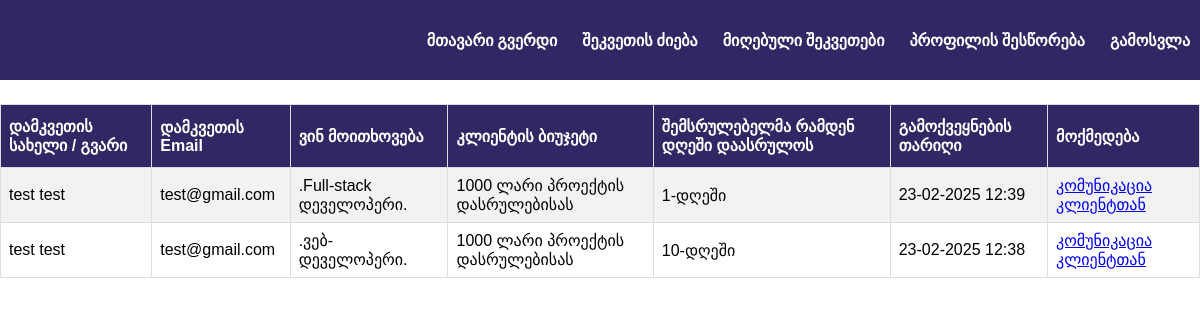
Screenshot of /public/performer_recivced_job.php (signed in) with the database file from the repository.
### tables this page shows
CREATE TABLE `chat_config` (
  `id` int(11) NOT NULL,
  `client_first_name` varchar(100) NOT NULL,
  `client_last_name` varchar(100) NOT NULL,
  `client_id` int(11) NOT NULL,
  `performer_id` int(11) NOT NULL,
  `professions` varchar(100) NOT NULL,
  `days` varchar(100) NOT NULL,
  `client_job_descriptions` mediumtext NOT NULL,
  `publish_time` varchar(100) NOT NULL,
  `client_email` varchar(100) NOT NULL,
  `client_budget` varchar(100) NOT NULL,
  `client_budget_type` varchar(100) NOT NULL,
  `image` varchar(1000) NOT NULL,
  `performer_first_name` varchar(100) NOT NULL,
  `performer_last_name` varchar(100) NOT NULL,
  `performer_email` varchar(100) NOT NULL
);

### public/performer_recivced_job.php (the view, shortened to what this page needs)
<!DOCTYPE html>
<html lang="ka">
<head>
    <link rel="stylesheet" href="../assets/css/performer_recivced_job.css">
    <link rel="stylesheet" href="../assets/css/header.css">
</head>
<body>
<?php
include_once("../includes/db_conn.php");
$id = $_SESSION['user_id'];
?>
<header>
    <nav>
        <ul>
            <li><a href="performer_login.php">მთავარი გვერდი</a></li>
            <li><a href="performer_searchtask.php">შეკვეთის ძიება</a></li>
            <li><a href="performer_recivced_job.php">მიღებული შეკვეთები</a></li>
            <li><a href="performer_profil.php">პროფილის შესწორება</a></li>
            <li><a href="performer_login.php?logout=1">გამოსვლა</a></li>
        </ul>
    </nav>
</header>
<table id="client_task">
  <tr>
    <th>დამკვეთის სახელი / გვარი</th>
    <th>დამკვეთის Email</th>
    <th>ვინ მოითხოვება</th>
    <th>კლიენტის ბიუჯეტი</th>
    <th>შემსრულებელმა რამდენ დღეში დაასრულოს</th>
    <th>გამოქვეყნების თარიღი</th>
    <th>მოქმედება</th>
  </tr>
    <?php
    $select = "SELECT * FROM `chat_config` WHERE performer_id='$id'";
    $result = mysqli_query($conn, $select);
    if (mysqli_num_rows($result) > 0) {
        while ($row = mysqli_fetch_assoc($result)) {
            echo "<tr>";
            echo "<td>" . $row['client_first_name']." ".$row['client_last_name']. "</td>";
            echo "<td>" . $row['client_email'] . "</td>";
            echo "<td>" . $row['professions'] . "</td>";
            echo "<td>" . $row['client_budget']." ლარი ".$row['client_budget_type']."</td>";
            echo "<td>" . $row['days'] . "-დღეში</td>";
            echo "<td>" . $row['publish_time'] . "</td>";
            echo "<td><a href='performer_chat.php?performer_first_name=".$row['performer_first_name']."&&performer_last_name=".$row['performer_last_name']."&&client_id=".$row['client_id']."&&performer_id=".$row['performer_id']."'>კომუნიკაცია კლიენტთან</a></td>";
            echo "</tr>";
        }
        echo "</table>";
    } else {
        echo "<tr><td>არ მოიძებნა შედეგი.<td><tr>";
    }
    ?>
</body>
</html>

### assets/css/performer_recivced_job.css (style rules this page uses)
#client_task { font-family: Arial, Helvetica, sans-serif; border-collapse: collapse; width: 100%; margin-top: 2%; }
#client_task td, #client_task th { border: 1px solid #ddd; padding: 8px; }
#client_task tr:nth-child(even) { background-color: #f2f2f2; }
#client_task th { padding-top: 12px; padding-bottom: 12px; text-align: left; background-color: #302764; color: white; }

### assets/css/header.css (style rules this page uses)
* { margin: 0; padding: 0; }
header { display: flex; justify-content: flex-end; align-items: center; padding: 10px; background-color: #302764; height: 60px; }
header nav ul { list-style-type: none; margin: 0; padding: 0; display: flex; }
header nav ul li { margin-left: 25px; }
header nav ul li a { color: white; text-decoration: none; font-size: 16px; font-weight: bold; }

### rows the page displays
chat_config: client_first_name "test", client_last_name "test", client_email "test@gmail.com", professions ".Full-stack დეველოპერი.", client_budget "1000", client_budget_type "პროექტის დასრულებისას", days "1", publish_time "23-02-2025 12:39"
chat_config: client_first_name "test", client_last_name "test", client_email "test@gmail.com", professions ".ვებ-დეველოპერი.", client_budget "1000", client_budget_type "პროექტის დასრულებისას", days "10", publish_time "23-02-2025 12:38"
